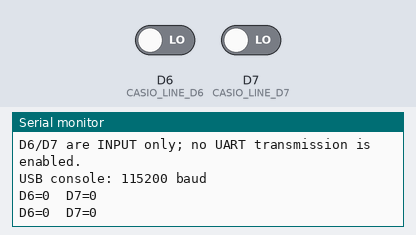
This sketch was run on a simulated ESP8266 (NodeMCU). Parts: the last lines printed to the serial monitor. The test bench sets the inputs (shaded band); at power-on: D6 (CASIO_LINE_D6) LOW, D7 (CASIO_LINE_D7) LOW.

Above: at 1.5 s.
1.6 s: D6 (CASIO_LINE_D6) driven HIGH
At 2.8 s:
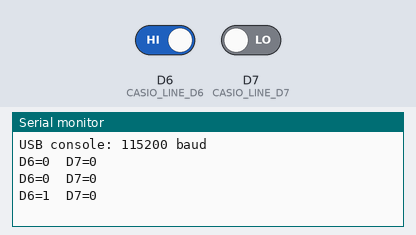
3.1 s: D7 (CASIO_LINE_D7) driven HIGH
At 4.2 s:
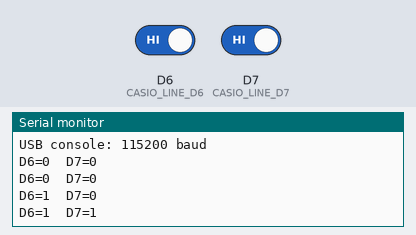
4.6 s: D6 (CASIO_LINE_D6) driven LOW
At 6.2 s:
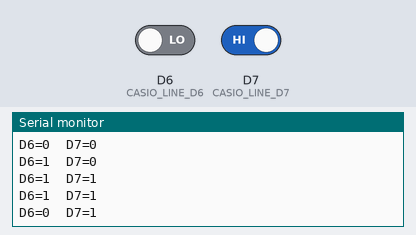

Measured:
- after the input at 1.6 s, the serial monitor: prints a new line after 0.76 s (image 1)
- after the input at 3.1 s, the serial monitor: prints a new line after 0.26 s (image 2)
- after the input at 4.6 s, the serial monitor: prints a new line after 0.76 s (image 3)

The sketch:

passive_probe.ino
```cpp
/*
 * cg50-espmod passive UART wiring probe
 *
 * Safety invariant: D6 and D7 remain inputs. This firmware never configures
 * them as UART TX or drives either soldered signal line.
 */

#include <Arduino.h>

constexpr uint8_t CASIO_LINE_D6 = D6;
constexpr uint8_t CASIO_LINE_D7 = D7;

void setup() {
  // USB CDC console. It is independent of the two calculator-side wires.
  Serial.begin(115200);
  delay(350);

  // INPUT is high impedance; deliberately do not enable internal pull resistors.
  pinMode(CASIO_LINE_D6, INPUT);
  pinMode(CASIO_LINE_D7, INPUT);

  Serial.println();
  Serial.println("cg50-espmod passive probe");
  Serial.println("D6/D7 are INPUT only; no UART transmission is enabled.");
  Serial.println("USB console: 115200 baud");
}

void loop() {
  const int d6 = digitalRead(CASIO_LINE_D6);
  const int d7 = digitalRead(CASIO_LINE_D7);

  Serial.printf("D6=%d  D7=%d\n", d6, d7);
  delay(1000);
}
```
